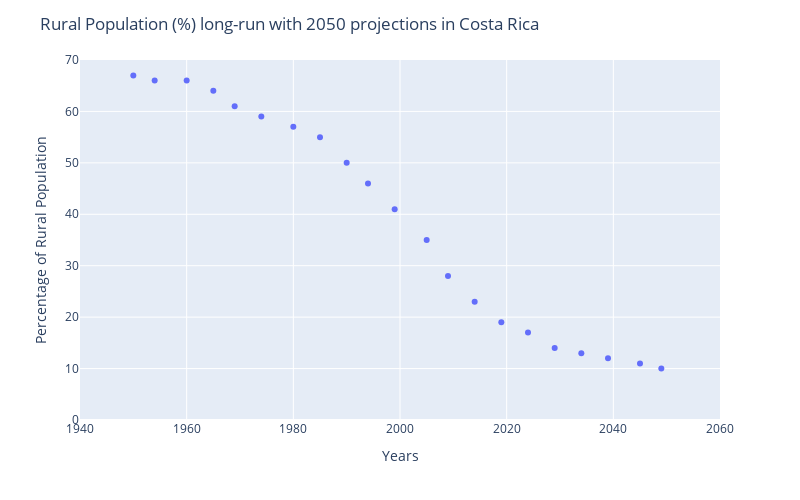

Here is the notebook cell this chart was saved with:
### Code cell
scatter_pred = get_scatter_graph(scatter_path, 1940, 2060, 0, 70,
                          'Years','Percentage of Rural Population',
                          'Rural Population (%) long-run with 2050 projections in Costa Rica')

### Figure 1 — Plotly figure (JSON) as saved in the notebook; plotly's stock layout.template omitted (floating-point values rounded to 4 significant figures)
{"data": [{"hovertemplate": "x_pred=%{x}<br>y_pred=%{y}<extra></extra>", "legendgroup": "", "marker": {"color": "#636efa", "symbol": "circle"}, "mode": "markers", "name": "", "orientation": "v", "showlegend": false, "type": "scatter", "x": [1950, 1954, 1960, 1965, 1969, 1974, 1980, 1985, 1990, 1994, 1999, 2005, 2009, 2014, 2019, 2024, 2029, 2034, 2039, 2045, 2049], "xaxis": "x", "y": [67, 66, 66, 64, 61, 59, 57, 55, 50, 46, 41, 35, 28, 23, 19, 17, 14, 13, 12, 11, 10], "yaxis": "y"}], "layout": {"height": 500, "legend": {"tracegroupgap": 0}, "margin": {"t": 60}, "title": {"text": "Rural Population (%) long-run with 2050 projections in Costa Rica"}, "width": 800, "xaxis": {"anchor": "y", "domain": [0, 1], "dtick": 20, "range": [1940, 2060], "tick0": 0, "tickmode": "linear", "title": {"text": "Years"}}, "yaxis": {"anchor": "x", "domain": [0, 1], "dtick": 10, "range": [0, 70], "tick0": 0, "tickmode": "linear", "title": {"text": "Percentage of Rural Population"}}}}
